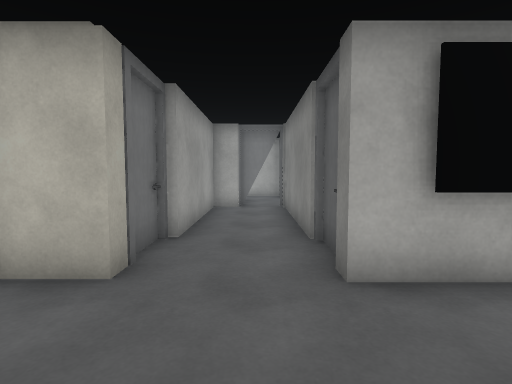
View 1 (above)

12 first-person views from a walk through a scene from a Unity 3-D project. The camera is 1.3 m above the floor, tilts 4° down and sees 80° across. The floor is counted in squares, 1 m on a side. Each view is taken from the middle of a square. On the plan, view 1 faces up. The plan holds only what a view shows up to about 14 squares ahead; the rest is blank. Door leaves are left out, so doorways stand open. Some surface patterns are stand-ins.

View 2
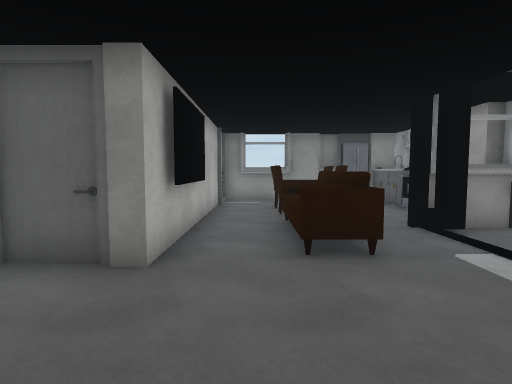

View 3
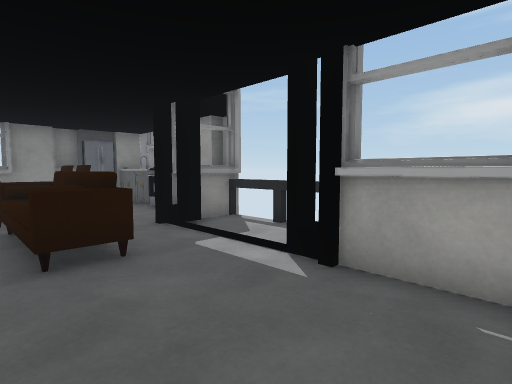

View 4
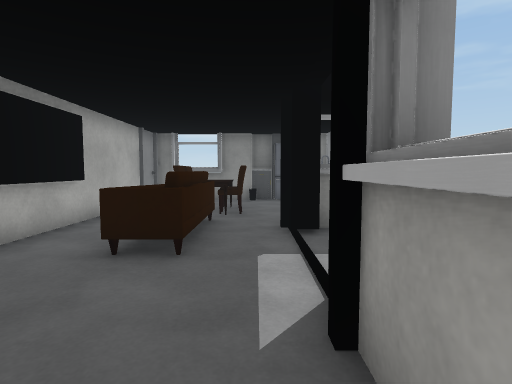

View 5
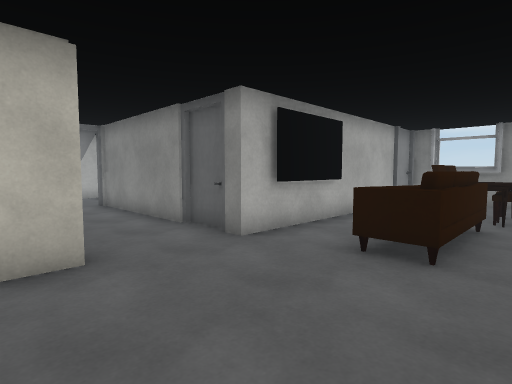

View 6
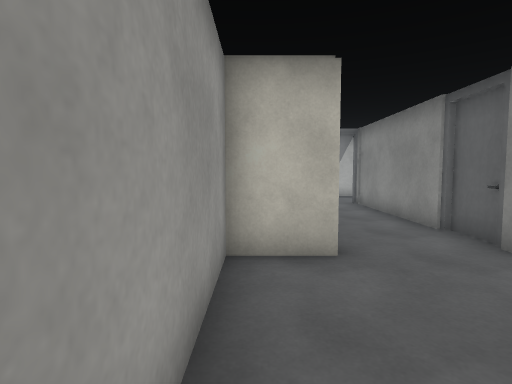

View 7
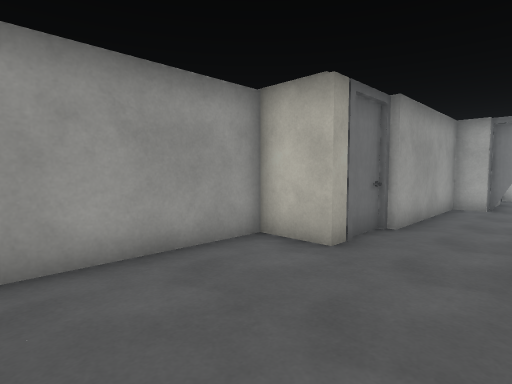

View 8
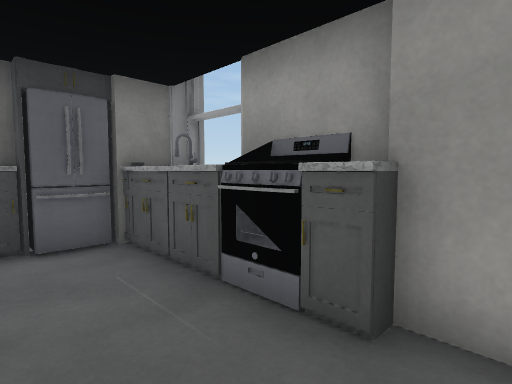

View 9
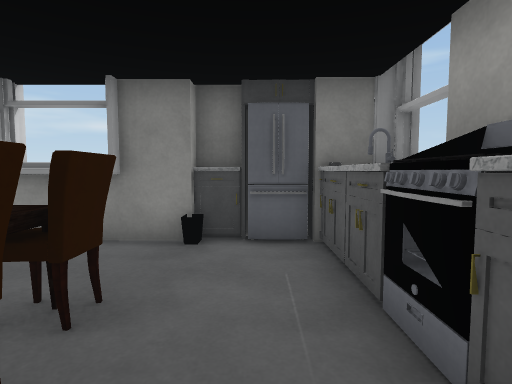

View 10
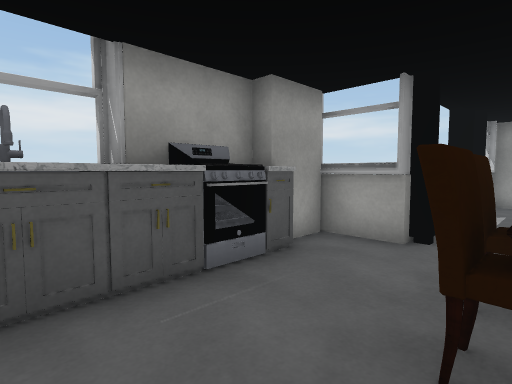

View 11
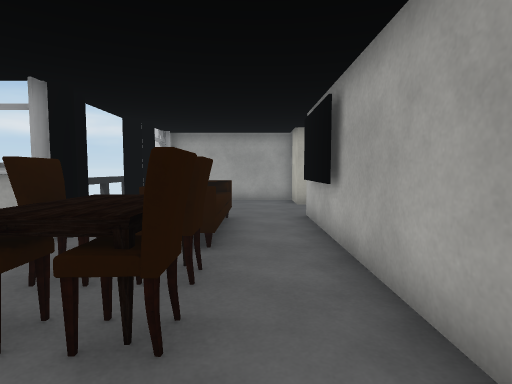

View 12
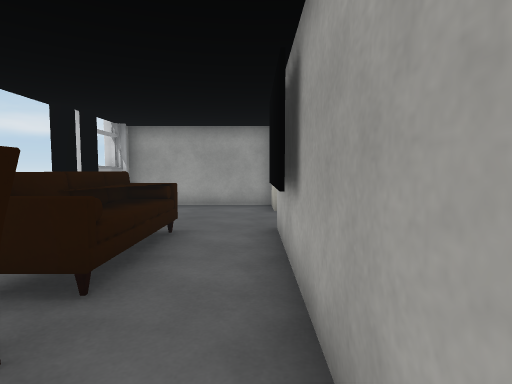

### Floor plan
Points are (right, up) in squares from view 1. A wall is a line through its corners. A room is listed if a view was taken in it or the views show most of it. See-through windows are left out.
Room 1 (views 1, 2, 3, 4, 5, 6, 7, 8, 9, 10, 11, 12)
walls: (4.1, -1.5) (4.1, -2); (3.4, -1.6) (3.4, -2.3); (3.6, -1.9) (4.4, -1.9) (4.4, -3.6); (4.1, -2.1) (4.1, -3.9); (1.2, 4.1) (1.2, 5.6); (6, -3.1) (6, -4.1) (10.5, -4.1); (4.5, -3.6) (5.9, -3.6) (5.9, -3.2) (6.6, -3.2); (1, 5.5) (1, 11); (8.4, -3.2) (9.6, -3.2); (8.9, -3.1) (8.9, -3.8); (10.4, 0.5) (10.4, 2.7); (-1.7, 4.4) (-1.7, 3.5) (-3.5, 3.5) (-3.5, -1.7) (-0.7, -1.7); (10.6, -1.6) (10.6, 3.5) (1, 3.5) (1, 4.5); (-2.9, -1.9) (-0.7, -1.9); (11.1, -1.5) (11.1, -0.8) (10.6, -0.8); (-1.7, 6) (-1.7, 4.5); (10.6, -4.5) (10.6, -3); (0.4, 11.1) (-0.6, 11.1); (-0.5, 10.9) (-1.5, 10.9) (-1.5, 5.9)
ways out: open door at (1.5, -2); gap at (0, 11)
objects: other object (2, 0) to (5, 1); other object (2, 3) to (4, 3); other object (6, -1) to (6, 0); other object (6, 1); other object (7, -4) to (8, -3); other object (7, 0) to (8, 0); other object (7, 1) to (8, 1); other object (10, -3); other object (11, -2)

Where each view was taken, in squares from view 1:
view 1: 0 up, 0 right, facing up
view 2: 2 up, 3 left, facing right
view 3: 2 up, 3 left, facing down-right
view 4: 1 down, 3 left, facing right
view 5: 1 down, 3 left, facing up-right
view 6: 1 down, 3 left, facing up
view 7: 1 down, 1 right, facing up-left
view 8: 1 down, 5 right, facing down-right
view 9: 2 down, 5 right, facing right
view 10: 0 up, 10 right, facing down-left
view 11: 2 up, 10 right, facing left
view 12: 3 up, 8 right, facing left
